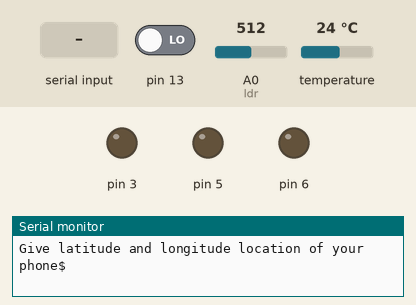
The sketch below on a simulated Arduino Uno, built with avr-gcc and run on an emulated ATmega328P. Parts: output pins drawn as LEDs (lit = HIGH), the last lines printed to the serial monitor. The test bench sets the inputs (shaded band); at power-on: pin 13 LOW, A0 (ldr) = 512, temperature 24 °C.

Above: at 1.7 s.
1.8 s: "light on" received over Serial
At 2.44 s:
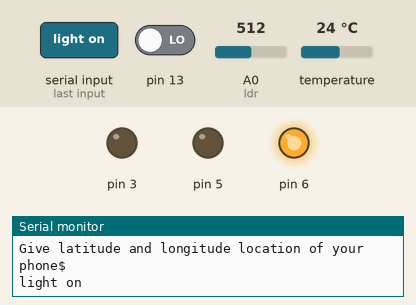
4.0 s: "light off" received over Serial
6.0 s: "fan on" received over Serial
Timing chart, 0 to 9.0 s (numbered marks = the images above; inputs shaded):
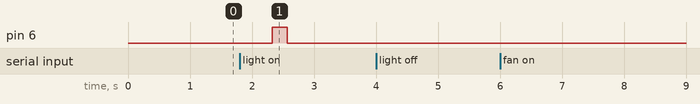

The sketch:

home_automation_project.ino
```cpp
#include <TinyGPS++.h>
#include <Adafruit_Sensor.h>
#include <DHT.h>
#include <DHT_U.h>
#include <SoftwareSerial.h>
String myAPIKey = "0LHOGWV12DIUNCMI";
#define DHTPIN A1
#define DHTTYPE    DHT11

TinyGPSPlus gps;

#define S_RX    12                // Define software serial RX pin
#define S_TX    11                // Define software serial TX pin

SoftwareSerial ss(S_RX, S_TX);

DHT_Unified dht(DHTPIN, DHTTYPE);

uint32_t delayMS;
SoftwareSerial ser(7, 8); // RX,
SoftwareSerial cer(9, 10);
SoftwareSerial ldrpir(9,2); /////doubt

#define DHT11_PIN 4
int humi,temp;
float humidity,temp_f;
long writingTimer=17;
long startTimer=0;
long waitTime=0;

int ldr = A0;
int ldr_reading = 0;
int ldr_thresold = 800;
int ldr_value=0;
int pir_value=0;
int pir;
float temp_value;
float hum_value;
float my_lat,my_lon;
float sys_lat,sys_lon;
float diff_lat_gps,diff_lon_gps;

boolean relay1_st=false;
boolean relay2_st=false;
unsigned char check_connection=0;
unsigned char times_check=0;
boolean error;

String voice;
void setup() {
Serial.begin(9600);
ss.begin(9600);
ser.begin(9600);
cer.begin(9600);
ldrpir.begin(9600);
pinMode(13,INPUT);

pinMode(6, OUTPUT);
pinMode(5, OUTPUT);
pinMode(4, OUTPUT);
pinMode(3, OUTPUT);
pinMode(2, OUTPUT);
 dht.begin();
 ser.println(F("DHTxx Unified Sensor Example"));
  // Print temperature sensor details.
  sensor_t sensor;
  dht.temperature().getSensor(&sensor);
  ser.println(F("------------------------------------"));
  ser.println(F("Temperature Sensor"));
  ser.print  (F("Sensor Type: ")); ser.println(sensor.name);
  ser.print  (F("Driver Ver:  ")); ser.println(sensor.version);
  ser.print  (F("Unique ID:   ")); ser.println(sensor.sensor_id);
  ser.print  (F("Max Value:   ")); ser.print(sensor.max_value); ser.println(F("°C"));
  ser.print  (F("Min Value:   ")); ser.print(sensor.min_value); ser.println(F("°C"));
  ser.print  (F("Resolution:  ")); ser.print(sensor.resolution); ser.println(F("°C"));
  ser.println(F("------------------------------------"));
 // Print humidity sensor details.
 dht.humidity().getSensor(&sensor);
 ser.println(F("Humidity Sensor"));
 ser.print  (F("Sensor Type: ")); ser.println(sensor.name);
 ser.print  (F("Driver Ver:  ")); ser.println(sensor.version);
 ser.print  (F("Unique ID:   ")); ser.println(sensor.sensor_id);
 ser.print  (F("Max Value:   ")); ser.print(sensor.max_value); ser.println(F("%"));
 ser.print  (F("Min Value:   ")); ser.print(sensor.min_value); ser.println(F("%"));
 ser.print  (F("Resolution:  ")); ser.print(sensor.resolution); ser.println(F("%"));
 ser.println(F("------------------------------------"));
////  // Set delay between sensor readings based on sensor details.
 delayMS = sensor.min_delay / 1000;
 cer.println (F("Location Details:"));
 cer.println(F("------------------------------------"));
 Serial.print(F("Give latitude and longitude location of your phone"));
 my_lat=Serial.read();
 my_lon=Serial.read();
}

void loop() {

while(Serial.available()){
  ldr_reading=analogRead(ldr);
  ldrpir.print(F("The value of LDR reading is....."));
  ldrpir.print(ldr_reading);


  pir=digitalRead(13);


  sensors_event_t events;
  dht.temperature().getEvent(&events);
  temp_value=events.temperature;


  sys_lat=gps.location.lat();
  sys_lon=gps.location.lng();

  if(sys_lat>my_lat)
  {
    diff_lat_gps=sys_lat-my_lat;
  }
  else
  {
    diff_lat_gps=my_lat-sys_lat;
  }

  if(sys_lon>my_lon)
  {
    diff_lon_gps=sys_lon-my_lon;
  }
  else
  {
    diff_lon_gps=my_lon-sys_lon;
  }

  if(ldr_reading>ldr_thresold)
  {
    ldr_value=1;
  }
  else
  {
    ldr_value=0;
  }

  if(pir==HIGH)
  {
    ldrpir.print(F("Motion is detected"));
    pir_value=1;
  }
  else
  {
    ldrpir.print(F("Motion is not detected"));
    pir_value=0;
  }


  delay(3);
  char c = Serial.read();
  voice+=c;}

if(voice.length() >0){
  Serial.println(voice);
  if(voice == "light on" || (pir_value==1 && ldr_value==0))
  {digitalWrite(6, HIGH);}
  else if(voice == "light off" || pir_value==0 || ldr_value==1)
  {digitalWrite(6, LOW);}
  else if(voice == "fan on" || pir_value==1)
  {digitalWrite(5, HIGH);}
  else if(voice == "fan off" || pir_value==0)
  {digitalWrite(5, LOW);}
  else if(voice == "yellow night lamp on")
    {digitalWrite(4,HIGH);}
    else if(voice == "yellow night lamp off")
    {digitalWrite(4,LOW);}
    else if(voice == "ac on" || (pir_value==1 && temp_value>27) || (temp_value>27 && (diff_lat_gps<0.0055 || diff_lon_gps<0.0045)))
    {digitalWrite(3,HIGH);}
    else if(voice == "ac off" || (pir_value==0 || temp_value<15))
    {digitalWrite(3,LOW);}
    else if(voice == "heater on" || (pir_value==1 && temp_value<=15) || (temp_value<=15 && (diff_lat_gps<0.0055 || diff_lon_gps<0.0045)))
    {digitalWrite(2,HIGH);}
    else if(voice == "heater off" || (pir_value==0 || temp_value>=27))
    {digitalWrite(2,LOW);}
    else if(voice == "read temperature")
    {
      sensors_event_t event;
      dht.temperature().getEvent(&event);
      if (isnan(event.temperature)) {
        ser.println(F("Error reading temperature!"));
        }
      else {
        ser.print(F("Temperature: "));
        ser.print(event.temperature);
        ser.println(F("°C"));
        }
    }
    else if(voice == "read humidity")
    {
      sensors_event_t event;
      dht.humidity().getEvent(&event);
      if (isnan(event.relative_humidity)) {
          ser.println(F("Error reading humidity!"));
       }
      else {
          ser.print(F("Humidity: "));
          ser.print(event.relative_humidity);
          ser.println(F("%"));
       }
    }


    else if(voice == "read location")
    {
        if (gps.location.isValid()) {
        cer.print("Latitude   = ");
        cer.println(gps.location.lat(), 6);
        cer.print("Longitude  = ");
        cer.println(gps.location.lng(), 6);}
       else
        cer.println("Location Invalid");

    }

    else if(voice == "all on")
    {
      digitalWrite(6,HIGH);
      digitalWrite(5,HIGH);
      digitalWrite(4,HIGH);
      digitalWrite(2,HIGH);
      digitalWrite(3,HIGH);
    }
    else if(voice == "all off")
    {
      digitalWrite(6,LOW);
      digitalWrite(5,LOW);
      digitalWrite(4,LOW);
      digitalWrite(2,LOW);
      digitalWrite(3,LOW);
    }

  voice = "";}
}
```

Measured:
- after the input at 1.8 s, pin 6: LOW → HIGH after 0.52 s, → LOW 0.24 s later
